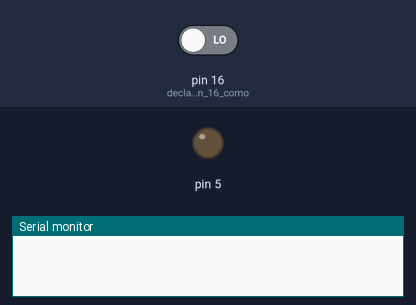
The sketch below on a simulated Arduino Uno, built with avr-gcc and run on an emulated ATmega328P. On the bench: output pins drawn as LEDs (lit = HIGH), the last lines printed to the serial monitor. Inputs (shaded band) come from the test bench; at power-on: pin 16 (declaramos_el_pin_16_como) LOW.

Above: at 1.2 s.
1.3 s: pin 16 (declaramos_el_pin_16_como) driven HIGH
At 2.5 s:
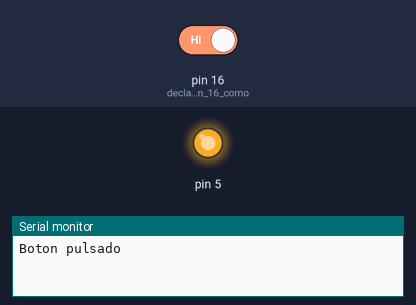
2.8 s: pin 16 (declaramos_el_pin_16_como) driven LOW
At 4.0 s:
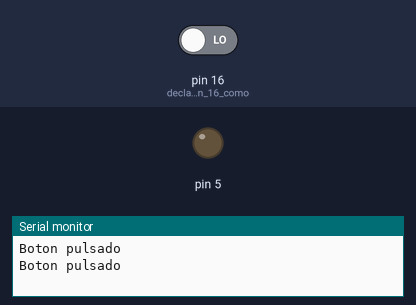
Timing chart, 0 to 5.8 s (numbered marks = the images above; inputs shaded):
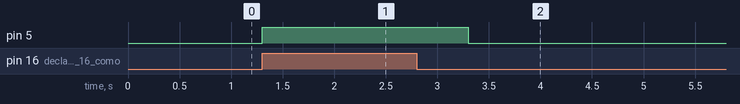

Measured:
- after the input at 1.3 s, pin 5: LOW → HIGH at once
- after the input at 2.8 s, pin 5: HIGH → LOW after 0.50 s

The sketch:

Domotica-P1-E2.ino
```cpp
int pulsador=0;               //almacena el estado del botón
void setup() {
Serial.begin(9600);
pinMode(16, INPUT);           //declaramos el pin 16 como entrada
pinMode(5, OUTPUT);
}
void loop() {
pulsador = digitalRead(16);   //lee el estado del botón
if(pulsador==HIGH) {         //si el estado es pulsado
digitalWrite(5, HIGH);     //se apaga el led
delay(1000);
Serial.println("Boton pulsado");
}
else{                        //si el estado es no pulsado
digitalWrite(5, LOW);      //se prende el led
}
}
```
